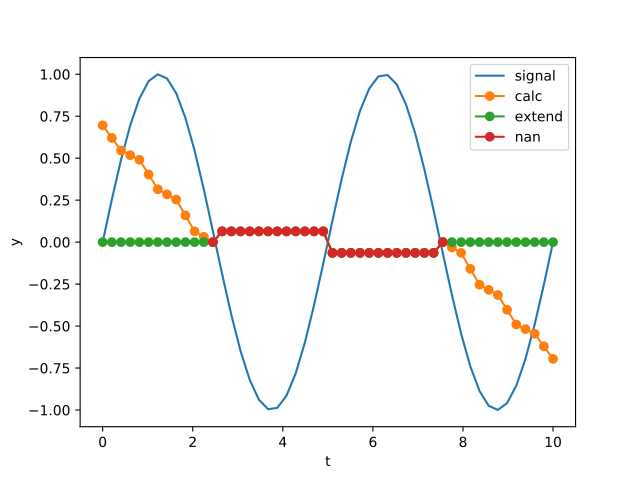

Write Python code to recreate this figure.
from numpy import pi, sin, linspace
from araucaria.stats import roll_med
import matplotlib.pyplot as plt
# generating a signal and its rolling median
f1  = 0.2 # frequency
t  = linspace(0,10)
y  = sin(2*pi*f1*t)
plt.plot(t,y, label='signal')
for method in ['calc', 'extend', 'nan']:
   fy = roll_med(y, window=25, edgemethod=method)
   plt.plot(t, fy, marker='o', label=method)
plt.xlabel('t')
plt.ylabel('y')
plt.legend()
plt.show()
